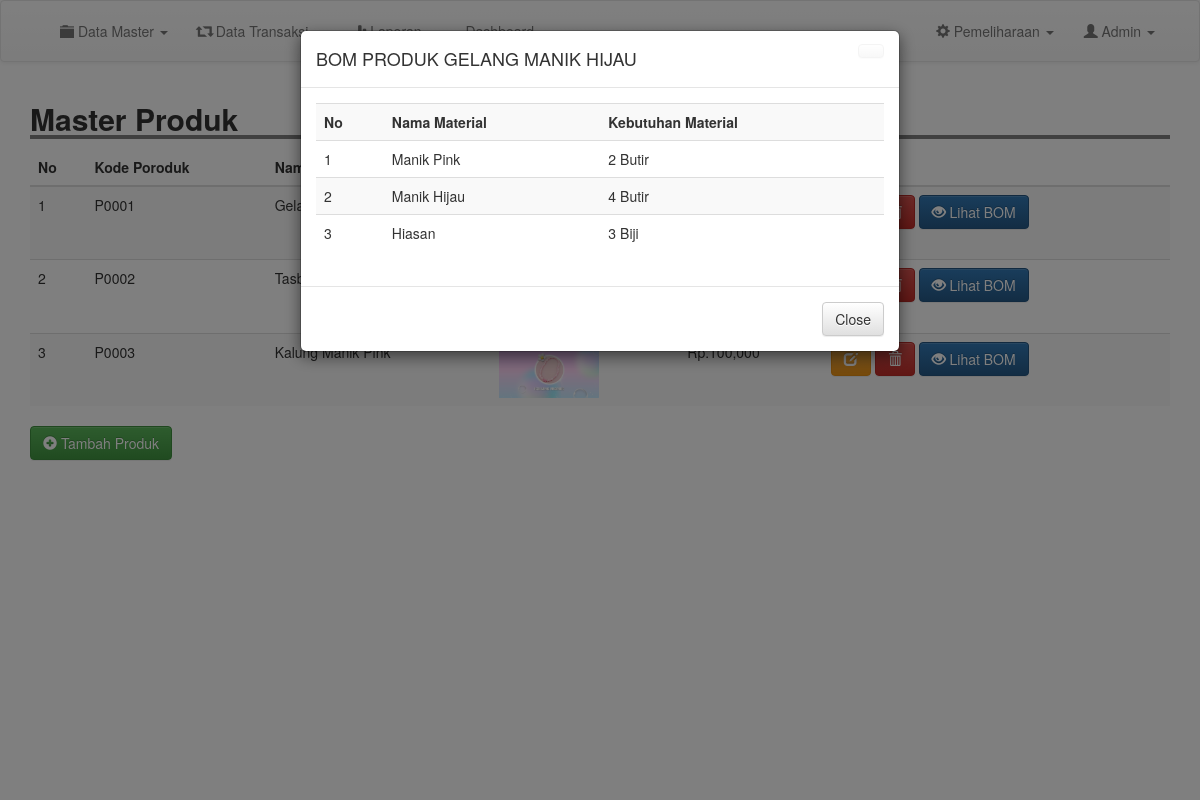
The app's page /admin/bom.php?kode=P0001 (signed in) with its own data.
### tables this page shows
CREATE TABLE `produk` (
  `kode_produk` varchar(100) NOT NULL,
  `nama` varchar(100) NOT NULL,
  `image` text NOT NULL,
  `deskripsi` text NOT NULL,
  `harga` int(11) NOT NULL
);

CREATE TABLE `bom_produk` (
  `kode_bom` varchar(100) NOT NULL,
  `kode_bk` varchar(100) NOT NULL,
  `kode_produk` varchar(100) NOT NULL,
  `nama_produk` varchar(200) NOT NULL,
  `kebutuhan` varchar(200) NOT NULL
);

CREATE TABLE `inventory` (
  `kode_bk` varchar(100) NOT NULL,
  `nama` varchar(200) NOT NULL,
  `qty` varchar(200) NOT NULL,
  `satuan` varchar(200) NOT NULL,
  `harga` int(11) NOT NULL,
  `tanggal` date NOT NULL
);

### admin/bom.php (the view, shortened to what this page needs)
<?php
include 'header.php';
$kode = $_GET['kode'];
$pr = mysqli_query($conn, "SELECT * FROM produk where kode_produk = '$kode'");
$tam = mysqli_fetch_assoc($pr);
?>
<div class="container">
	<h2 style=" width: 100%; border-bottom: 4px solid gray"><b>Master Produk</b></h2>
		<table class="table table-striped">
			<thead>
				<tr>
					<th scope="col">No</th>
					<th scope="col">Kode Poroduk</th>
					<th scope="col">Nama Produk</th>
					<th scope="col">Image</th>
					<th scope="col">Harga</th>
					<th scope="col">Action</th>
				</tr>
			</thead>
			<tbody>
				<?php
				$result = mysqli_query($conn, "SELECT * FROM produk");
				$no =1;
				while ($row = mysqli_fetch_assoc($result)) {
				?>
					<tr>
						<td ><?= $no; ?></td>
						<td><?= $row['kode_produk']; ?></td>
						<td><?= $row['nama'];  ?></td>
						<td><img src="../image/produk/<?= $row['image']; ?>" width="100"></td>
						<td>Rp.<?= number_format($row['harga' ]);  ?></td>
						<td><a href="edit_produk.php?kode=<?= $row['kode_produk']; ?>" class="btn btn-warning"><i class="glyphicon glyphicon-edit"></i> </a> <a href="proses/del_produk.php?kode=<?= $row['kode_produk']; ?>" class="btn btn-danger"><i class="glyphicon glyphicon-trash"></i> </a> <a href="bom.php?bom=" type="submit" class="btn btn-primary"><i class="glyphicon glyphicon-eye-open"></i> Lihat BOM</button></td>
					</tr>
				<?php
					$no++;
					}
				 ?>
				</tbody>
			</table>
		<a href="tm_produk.php" class="btn btn-success"><i class="glyphicon glyphicon-plus-sign"></i> Tambah Produk</a>
	</div>
<button type="hidden" data-toggle="modal" data-target="#myModal" id="btn" style="background-color: #fff; border: #fff;">
</button>
	<div class="modal fade" id="myModal" tabindex="-1" role="dialog" aria-labelledby="myModalLabel">
		<div class="modal-dialog" role="document">
			<div class="modal-content">
				<div class="modal-header">
						<a href="m_produk.php" class="btn btn-default close"></a>
					<h4 class="modal-title" id="myModalLabel">BOM PRODUK <?= strtoupper($tam['nama']); ?></h4>
				</div>
				<div class="modal-body">
					<table class="table table-striped">
						<tr>
						<th>No</th>
						<th>Nama Material</th>
						<th>Kebutuhan Material</th>
						</tr>
<?php
	$result1 = mysqli_query($conn, "SELECT i.nama as nama, b.kebutuhan as jml, i.satuan as satu FROM bom_produk b JOIN inventory i on b.kode_bk=i.kode_bk where b.kode_produk = '$kode' ");
$no = 1;
	while ($row1 = mysqli_fetch_assoc($result1)) {
 ?>
						<tr>
							<td><?= $no; ?></td>
							<td><?= $row1['nama']; ?></td>
							<td><?= $row1['jml']." ".$row1['satu']; ?></td>
						</tr>
<?php
$no++;
}
 ?>
					</table>
				</div>
				<div class="modal-footer">
					<a href="m_produk.php" class="btn btn-default">Close</a>
				</div>
			</div>
		</div>
	</div>
	<br>
	<br>
	<br>
	<br>
	<br>
	<br>
	<br>
	<br>
	<br>
	<br>
	<br>
	<br>

### css/style.css (style rules this page uses)
body { margin:0; padding: 0; }

### records on screen
produk: kode_produk "P0001", nama "Gelang…", nama "GELANG MANIK HIJAU"
produk: kode_produk "P0002", nama "Tasbih…"
produk: kode_produk "P0003", nama "Kalung…", image (picture)
bom_produk: kode_bk.nama "Manik Pink", kebutuhan "2", kode_bk.satuan "Butir"
bom_produk: kode_bk.nama "Manik Hijau", kebutuhan "4", kode_bk.satuan "Butir"
bom_produk: kode_bk.nama "Hiasan", kebutuhan "3", kode_bk.satuan "Biji"
